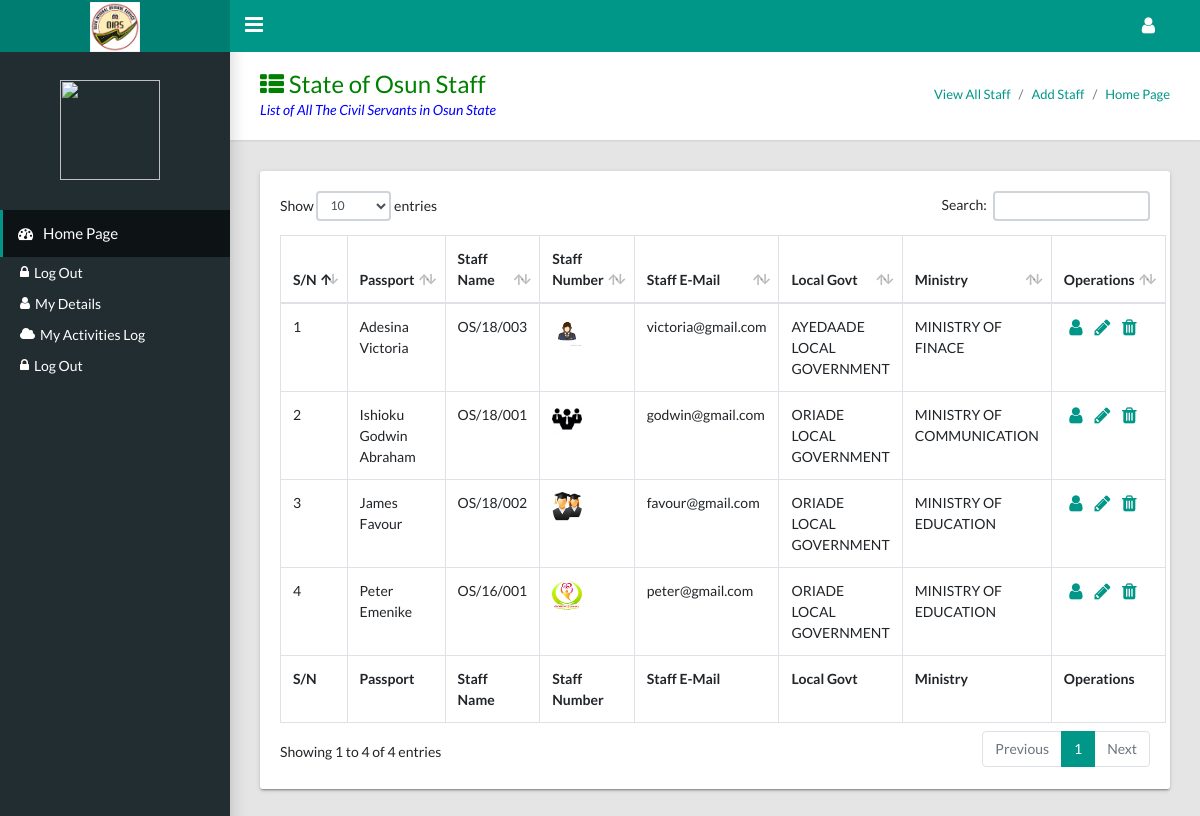
The page /admin/ict-department/view-all-staffs.php on the database its author committed.
### tables this page shows
CREATE TABLE `staff_biodata` (
  `staff_id` int(255) NOT NULL,
  `staff_passport` text NOT NULL,
  `staff_name` varchar(255) NOT NULL,
  `staff_number` varchar(255) NOT NULL,
  `sex` varchar(6) NOT NULL,
  `birth_date` varchar(255) NOT NULL,
  `local_govt_id` int(255) NOT NULL,
  `ministry_id` int(255) NOT NULL,
  `year_of_employment` varchar(255) NOT NULL,
  `category_id` int(255) NOT NULL,
  `staff_email` varchar(255) NOT NULL,
  `staff_phone` varchar(255) NOT NULL,
  `state_origin` varchar(255) NOT NULL,
  `staff_level` varchar(255) NOT NULL,
  `type_id` int(255) NOT NULL,
  `time_added` timestamp NOT NULL DEFAULT current_timestamp() ON UPDATE current_timestamp()
);

CREATE TABLE `local_govt` (
  `local_govt_id` int(255) NOT NULL,
  `local_govt_name` text NOT NULL,
  `local_govt_code` varchar(255) NOT NULL,
  `time_added` timestamp NOT NULL DEFAULT current_timestamp() ON UPDATE current_timestamp()
);

CREATE TABLE `ministry` (
  `ministry_id` int(255) NOT NULL,
  `ministry_name` text NOT NULL,
  `ministry_code` varchar(255) NOT NULL,
  `ministry_logo` text NOT NULL,
  `time_added` timestamp NOT NULL DEFAULT current_timestamp() ON UPDATE current_timestamp()
);

### admin/ict-department/libs_dev/local-ministry/local_ministry_class.php (called while the page is built, shortened)
<?php
	class stateMinistry
	{
		public $db;
		function __construct($db)
		{
			$this->db=$db;
		}
		public function gettingMinistryIDDetails($ministry_id)
		{
			try {
				$gettingMinistry = $this->db->prepare("SELECT * FROM ministry WHERE ministry_id=:ministry_id");
				$getMin = array(':ministry_id'=>$ministry_id);
				$gettingMinistry->execute($getMin);
				$gold = $gettingMinistry->fetch();
				return $gold;
			} catch (PDOException $e) {
				$_SESSION['error'] = $e->getMessage();
			}
		}
	}
	class localMinistry extends stateMinistry{
		public function gettingLocalGocyIDDetails($local_govt_id)
		{
			try {
				$gettingMinistry = $this->db->prepare("SELECT * FROM local_govt WHERE local_govt_id=:local_govt_id");
				$getMin = array(':local_govt_id'=>$local_govt_id);
				$gettingMinistry->execute($getMin);
				$gold = $gettingMinistry->fetch();
				return $gold;
			} catch (PDOException $e) {
				$_SESSION['error'] = $e->getMessage();
			}
		}
	}
?>

### admin/ict-department/view-all-staffs.php (the view, shortened to what this page needs)
<?php
    require '../header.php';
    require '../side-bar.php';
    require 'libs_dev/local-ministry/local_ministry_class.php';
    $minstryDetails = new stateMinistry($db);
    $localDetails = new localMinistry($db);
?>
<main class="app-content">
    <div class="app-title">
        <div>
            <h1 style="color: green"><i class="fa fa-th-list"></i> State of Osun Staff </h1>
            <p style="color: blue">List of All The Civil Servants in Osun State</p>
        </div>
        <ul class="app-breadcrumb breadcrumb side">
            <li class="breadcrumb-item"><a href="view-all-staffs.php">View All Staff </a></li>
            <li class="breadcrumb-item active"><a href="add-staff-biodata.php">Add Staff </a></li>
            <li class="breadcrumb-item"><a href="./">Home Page</a></li>
        </ul>
    </div>
    <div class="row">
        <div class="col-md-12">
            <div class="col-md-12">
            </div>
            <div class="tile">
                <div class="tile-body"><?php
                    $min = $db->prepare("SELECT * FROM staff_biodata ORDER BY staff_name ASC");
                    $min->execute();
                    if($min->rowCount()==0){ ?>
                        <h5><p style="color: red" align="center">The Staff List is Empty, Please Click on Add Staff To Add Staff To The Staff List</p></h5><?php
                    }else{ ?>
                        <table class="table table-hover table-bordered" id="sampleTable">
                            <thead>
                                <tr>
                                    <th>S/N</th>
                                    <th>Passport</th>
                                    <th>Staff Name</th>
                                    <th>Staff Number</th>
                                    <th>Staff E-Mail</th>
                                    <th>Local Govt</th>
                                    <th>Ministry</th>
                                    <th>Operations</th>
                                </tr>
                            </thead>
                            <tfoot>
                                <tr>
                                    <th>S/N</th>
                                    <th>Passport</th>
                                    <th>Staff Name</th>
                                    <th>Staff Number</th>
                                    <th>Staff E-Mail</th>
                                    <th>Local Govt</th>
                                    <th>Ministry</th>
                                    <th>Operations</th>
                                </tr>
                            </tfoot>
                            <tbody><?php
                                $y=1;
                                while($see_Staff = $min->fetch()){ ?>
                                    <tr>
                                        <td><?php echo $y ?></td>
                                        <td><?php echo $name= $see_Staff['staff_name']; ?></td>
                                        <td><?php echo $staff_number= $see_Staff['staff_number']; ?></td>
                                        <td><img src="<?php echo 'staff-passport/'.$see_Staff['staff_passport']; ?>" align="center" style="height:30px; width: 30px;"></td>
                                        <td><?php echo $see_Staff['staff_email']; ?></td>
                                        <td><?php $local_govt_id= $see_Staff['local_govt_id'];
                                            $depo = $localDetails->gettingLocalGocyIDDetails($local_govt_id);
                                            echo $depo['local_govt_name']; ?></td>
                                        <td><?php $ministry_id = $see_Staff['ministry_id'];
                                            $sola= $minstryDetails->gettingMinistryIDDetails($ministry_id);
                                            echo $sola['ministry_name']; ?></td>
                                        <td>
                                            <a href="staff-details.php?staff_number=<?php echo $staff_number ?>"  onclick="return(confirmToEdit());"><i class="fa fa-lg fa-fw fa-user"></i>  </a>
                                            <a href="edit-staff-details.php?staff_number=<?php echo $staff_number ?>"  onclick="return(isConfirm());"><i class="fa fa-lg fa-fw fa-pencil"></i></a>
                                            <a href="delete-Staff.php?staff_number=<?php echo $staff_number ?>&&Staff_name=<?php echo $name; ?>"  onclick="return(confirmToDelete());"><i class="fa fa-lg fa-fw fa-trash"></i> </a>
                                        </td>
                                    </tr><?php
                                    $y++;
                                } ?>
                            </tbody>
                        </table><?php
                    } ?>
                </div>
            </div>
        </div>
    </div>
</main>
<?php require '../table-footer.php'; require '../alert.php'; ?>

### rows shown on the page
staff_biodata: staff_name "Adesina Victoria", staff_number "OS/18/003", staff_passport (picture), staff_email "victoria@gmail.com", local_govt.local_govt_name "AYEDAADE LOCAL GOVERNMENT", ministry.ministry_name "MINISTRY OF FINACE"
staff_biodata: staff_name "Ishioku Godwin Abraham", staff_number "OS/18/001", staff_passport (picture), staff_email "godwin@gmail.com", local_govt.local_govt_name "ORIADE LOCAL GOVERNMENT", ministry.ministry_name "MINISTRY OF COMMUNICATION"
staff_biodata: staff_name "James Favour", staff_number "OS/18/002", staff_passport (picture), staff_email "favour@gmail.com", local_govt.local_govt_name "ORIADE LOCAL GOVERNMENT", ministry.ministry_name "MINISTRY OF EDUCATION"
staff_biodata: staff_name "Peter Emenike", staff_number "OS/16/001", staff_passport (picture), staff_email "peter@gmail.com", local_govt.local_govt_name "ORIADE LOCAL GOVERNMENT", ministry.ministry_name "MINISTRY OF EDUCATION"
